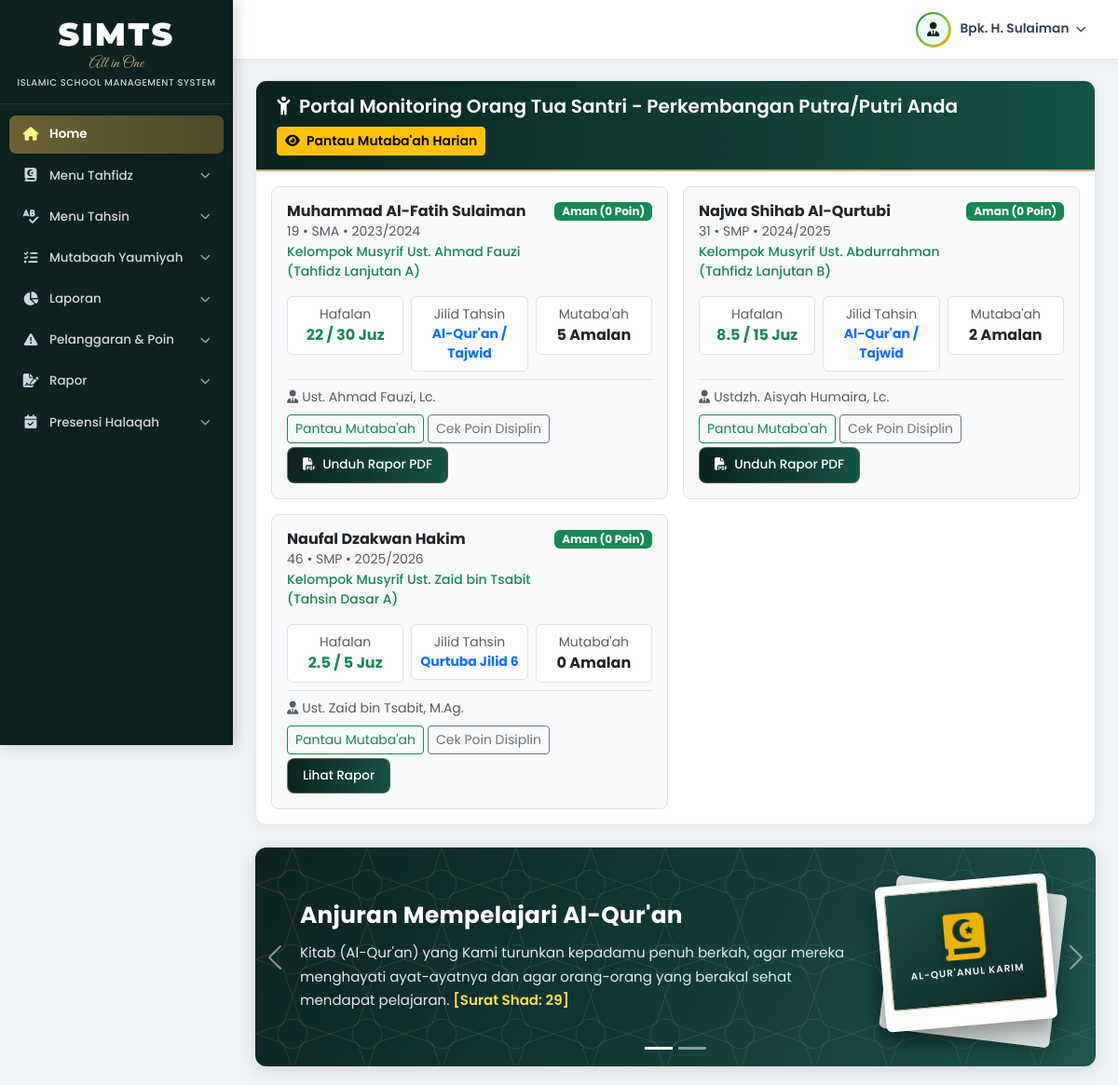
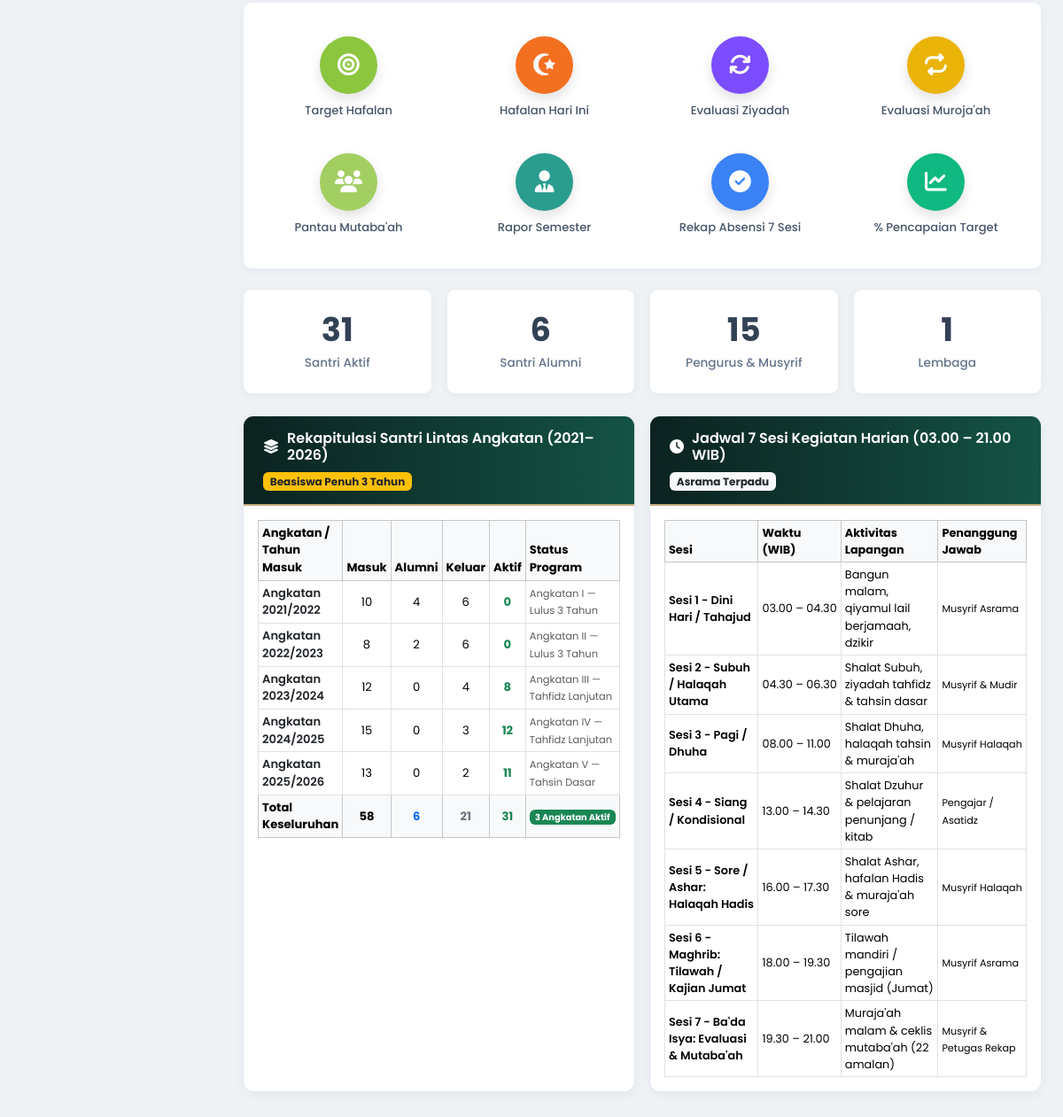
Screenshot of /index.php (signed in) with the database file from the repository (2 pictures, top to bottom).
### tables this page shows
CREATE TABLE `santri` (
  `id` INT AUTO_INCREMENT PRIMARY KEY,
  `id_santri` INT GENERATED ALWAYS AS (`id`) VIRTUAL,
  `nis` VARCHAR(30) NOT NULL UNIQUE,
  `nisn` VARCHAR(30) DEFAULT NULL,
  `nama_santri` VARCHAR(120) NOT NULL,
  `jenis_kelamin` ENUM('L','P') NOT NULL DEFAULT 'L',
  `tempat_lahir` VARCHAR(60) DEFAULT 'Jakarta',
  `tanggal_lahir` DATE DEFAULT '2012-01-01',
  `usia` INT NOT NULL DEFAULT 14,
  `jenjang` ENUM('SMP','SMA') NOT NULL DEFAULT 'SMP',
  `tahun_angkatan` VARCHAR(20) NOT NULL DEFAULT '2025/2026',
  `kategori_halaqah` ENUM('Tahsin Dasar','Tahfidz Lanjutan') NOT NULL DEFAULT 'Tahsin Dasar',
  `kelompok_musyrif` VARCHAR(100) NOT NULL DEFAULT 'Kelompok Musyrif Ust. Zaid bin Tsabit (Tahsin Dasar A)',
  `kelas_program` VARCHAR(50) DEFAULT 'Tahun ke-1 (Tingkat Dasar)',
  `jilid_tahsin` VARCHAR(40) DEFAULT 'Al-Qur''an / Tajwid',
  `target_juz` INT NOT NULL DEFAULT 5,
  `total_hafalan_juz` DECIMAL(4,1) DEFAULT 1.0,
  `halaqah_id` INT DEFAULT 1,
  `pengajar_id` INT DEFAULT 1,
  `id_user_orang_tua` INT DEFAULT 3,
  `nama_orang_tua` VARCHAR(120) DEFAULT NULL,
  `no_hp_orang_tua` VARCHAR(25) DEFAULT NULL,
  `alamat` TEXT DEFAULT NULL,
  `tanggal_masuk` DATE DEFAULT '2025-07-15',
  `status_santri` ENUM('Aktif','Alumni','Keluar') NOT NULL DEFAULT 'Aktif',
  `created_at` TIMESTAMP DEFAULT CURRENT_TIMESTAMP,
  CONSTRAINT `fk_santri_halaqah` FOREIGN KEY (`halaqah_id`) REFERENCES `halaqah`(`id`) ON DELETE SET NULL,
  CONSTRAINT `fk_santri_pengajar` FOREIGN KEY (`pengajar_id`) REFERENCES `pengajar`(`id`) ON DELETE SET NULL,
  CONSTRAINT `fk_santri_ortu` FOREIGN KEY (`id_user_orang_tua`) REFERENCES `users`(`id`) ON DELETE SET NULL
);

CREATE TABLE `halaqah` (
  `id` INT AUTO_INCREMENT PRIMARY KEY,
  `kode_halaqah` VARCHAR(20) NOT NULL UNIQUE,
  `nama_halaqah` VARCHAR(100) NOT NULL,
  `pengajar_id` INT NOT NULL,
  `ruangan` VARCHAR(60) DEFAULT 'Ruang Utama Masjid',
  `target_program` VARCHAR(80) DEFAULT 'Tahfidz Lanjutan',
  `created_at` TIMESTAMP DEFAULT CURRENT_TIMESTAMP,
  CONSTRAINT `fk_halaqah_pengajar` FOREIGN KEY (`pengajar_id`) REFERENCES `pengajar`(`id`) ON DELETE CASCADE
);

CREATE TABLE `pengajar` (
  `id` INT AUTO_INCREMENT PRIMARY KEY,
  `user_id` INT DEFAULT NULL,
  `nip` VARCHAR(30) NOT NULL UNIQUE,
  `nama_pengajar` VARCHAR(120) NOT NULL,
  `jenis_kelamin` ENUM('L','P') NOT NULL DEFAULT 'L',
  `tempat_lahir` VARCHAR(60) DEFAULT NULL,
  `tanggal_lahir` DATE DEFAULT NULL,
  `pendidikan_terakhir` VARCHAR(80) DEFAULT 'S1 Syariah / LIPIA',
  `jumlah_hafalan_juz` INT DEFAULT 30,
  `spesialisasi` VARCHAR(80) DEFAULT 'Musyrif Halaqah Tahfidz (Lanjutan)',
  `no_hp` VARCHAR(25) DEFAULT NULL,
  `alamat` TEXT DEFAULT NULL,
  `tanggal_bergabung` DATE DEFAULT '2021-11-19',
  `status` ENUM('Aktif','Nonaktif') NOT NULL DEFAULT 'Aktif',
  `created_at` TIMESTAMP DEFAULT CURRENT_TIMESTAMP,
  CONSTRAINT `fk_pengajar_user` FOREIGN KEY (`user_id`) REFERENCES `users`(`id`) ON DELETE SET NULL
);

### index.php (the view, shortened to what the rows shown need)
<?php
require_once __DIR__ . '/config/koneksi.php';
$role       = $_SESSION['role'] ?? 'admin';
$user_id    = (int) ($_SESSION['user_id'] ?? 0);
$anak_ortu = [];
if ($role === 'orang_tua') {
    $sql_anak = "SELECT s.*, h.nama_halaqah, p.nama_pengajar,
                        COALESCE((SELECT SUM(poin_saat_itu) FROM pelanggaran_santri ps WHERE ps.santri_id = s.id), 0) AS poin_disiplin,
                        COALESCE((SELECT COUNT(*) FROM mutabaah_santri ms WHERE ms.santri_id = s.id AND ms.status_pelaksanaan='Ya'), 0) AS mutabaah_ya,
                        (SELECT id FROM rapor_semester r WHERE r.santri_id = s.id AND r.status_publikasi='Terbit' ORDER BY r.id DESC LIMIT 1) AS id_rapor
                 FROM santri s
                 LEFT JOIN halaqah h ON s.halaqah_id = h.id
                 LEFT JOIN pengajar p ON s.pengajar_id = p.id
                 WHERE s.id_user_orang_tua = $user_id AND s.status_santri = 'Aktif'
                 ORDER BY s.id ASC LIMIT 6";
    $res_anak = mysqli_query($conn, $sql_anak);
    while ($a = mysqli_fetch_assoc($res_anak)) {
        $anak_ortu[] = $a;
    }
}
include __DIR__ . '/includes/header.php';
include __DIR__ . '/includes/sidebar.php';
?>
<?php if ($role === 'orang_tua' && !empty($anak_ortu)): ?>
<div class="card-siata mb-4">
    <div class="p-3">
        <div class="row g-3">
            <?php foreach ($anak_ortu as $ank): ?>
            <?php
                $poin = (int) $ank['poin_disiplin'];
                $st_dis = $poin >= 50 ? ['Kartu Merah / Evaluasi Beasiswa', 'bg-danger']
                        : ($poin >= 30 ? ['Kartu Kuning / SP-1', 'bg-warning text-dark']
                        : ($poin >= 15 ? ['Teguran Lisan', 'bg-info text-dark']
                        : ['Aman', 'bg-success']));
            ?>
            <div class="col-md-6">
                <div class="p-3 rounded-3 border bg-light h-100">
                    <div class="d-flex justify-content-between align-items-start mb-2 gap-2">
                        <div>
                            <h6 class="fw-bold text-dark mb-0"><?= e($ank['nama_santri']) ?></h6>
                            <small class="text-muted">
                                <?= e($ank['nis']) ?> &bull; <?= e($ank['jenjang'] ?? 'SMP') ?> &bull; <?= e($ank['tahun_angkatan'] ?? '-') ?>
                            </small>
                            <div class="small text-success fw-medium"><?= e($ank['nama_halaqah'] ?? '-') ?></div>
                        </div>
                        <span class="badge <?= $st_dis[1] ?>"><?= $st_dis[0] ?> (<?= $poin ?> Poin)</span>
                    </div>
                    <div class="row g-2 text-center my-2">
                        <div class="col-4">
                            <div class="p-2 bg-white rounded border">
                                <div class="small text-muted">Hafalan</div>
                                <div class="fw-bold text-success"><?= (float) $ank['total_hafalan_juz'] ?> / <?= (int) $ank['target_juz'] ?> Juz</div>
                            </div>
                        </div>
                        <div class="col-4">
                            <div class="p-2 bg-white rounded border">
                                <div class="small text-muted">Jilid Tahsin</div>
                                <div class="fw-bold text-primary small"><?= e($ank['jilid_tahsin']) ?></div>
                            </div>
                        </div>
                        <div class="col-4">
                            <div class="p-2 bg-white rounded border">
                                <div class="small text-muted">Mutaba'ah</div>
                                <div class="fw-bold text-dark"><?= (int) $ank['mutabaah_ya'] ?> Amalan</div>
                            </div>
                        </div>
                    </div>
                    <div class="d-flex justify-content-between align-items-center mt-2 pt-2 border-top flex-wrap gap-2">
                        <small class="text-muted"><i class="fa-solid fa-user-tie me-1"></i><?= e($ank['nama_pengajar'] ?? '-') ?></small>
                        <div class="d-flex gap-1 flex-wrap">
                            <a href="modules/mutabaah/mutabaah_santri.php?tab=rekap&santri_id=<?= (int) $ank['id'] ?>" class="btn btn-outline-success btn-sm">Pantau Mutaba'ah</a>
                            <a href="modules/pelanggaran/pelanggaran_rekap.php" class="btn btn-outline-secondary btn-sm">Cek Poin Disiplin</a>
                            <?php if (!empty($ank['id_rapor'])): ?>
                            <a href="modules/rapor/cetak_rapor.php?id=<?= (int) $ank['id_rapor'] ?>" target="_blank" class="btn btn-siata btn-sm">
                                <i class="fa-solid fa-file-pdf me-1"></i> Unduh Rapor PDF
                            </a>
                            <?php else: ?>
                            <a href="modules/rapor/rapor.php" class="btn btn-siata btn-sm">Lihat Rapor</a>
                            <?php endif; ?>
                        </div>
                    </div>
                </div>
            </div>
            <?php endforeach; ?>
        </div>
    </div>
</div>
<?php endif; ?>
<div id="bannerQuranCarousel" class="carousel slide siata-banner-carousel" data-bs-ride="carousel" data-bs-interval="6000">
    <div class="carousel-inner">
        <div class="carousel-item active">
            <div class="siata-slide-item">
                <div class="siata-slide-content">
                    <div class="row align-items-center">
                        <div class="col-md-8 col-lg-9">
                            <h2 class="banner-title">Anjuran Mempelajari Al-Qur'an</h2>
                        </div>
                    </div>
                </div>
            </div>
        </div>
    </div>
</div>
<div class="row g-3">
    <div class="col-lg-6">
        <div class="card-siata h-100 mb-0">
            <div class="p-3 table-responsive">
                <table class="table table-sm table-hover table-bordered align-middle mb-0" style="font-size:0.82rem;">
                    <thead class="table-light">
                        <tr>
                            <th>Angkatan / Tahun Masuk</th>
                            <th class="text-center">Masuk</th>
                            <th class="text-center">Alumni</th>
                            <th class="text-center">Keluar</th>
                            <th class="text-center">Aktif</th>
                            <th>Status Program</th>
                        </tr>
                    </thead>
                </table>
            </div>
        </div>
    </div>
    <div class="col-lg-6">
        <div class="card-siata h-100 mb-0">
            <div class="p-3 table-responsive">
                <table class="table table-sm table-hover table-bordered align-middle mb-0" style="font-size:0.8rem;">
                    <thead class="table-light">
                        <tr>
                            <th>Sesi</th>
                            <th>Waktu (WIB)</th>
                            <th>Aktivitas Lapangan</th>
                            <th>Penanggung Jawab</th>
                        </tr>
                    </thead>
                </table>
            </div>
        </div>
    </div>
</div>
<?php include __DIR__ . '/includes/footer.php'; ?>

### rows the page displays
santri: nama_santri "Muhammad Al-Fatih Sulaiman", nis "19", jenjang "SMA", tahun_angkatan "2023/2024", halaqah.nama_halaqah "Kelompok Musyrif Ust. Ahmad Fauzi (Tahfidz Lanjutan A)", st_dis "Aman", poin "0", total_hafalan_juz "22", target_juz "30", jilid_tahsin "Al-Qur'an / Tajwid", mutabaah_ya "5", pengajar.nama_pengajar "Ust. Ahmad Fauzi, Lc."
santri: nama_santri "Najwa Shihab Al-Qurtubi", nis "31", jenjang "SMP", tahun_angkatan "2024/2025", halaqah.nama_halaqah "Kelompok Musyrif Ust. Abdurrahman (Tahfidz Lanjutan B)", st_dis "Aman", poin "0", total_hafalan_juz "8.5", target_juz "15", jilid_tahsin "Al-Qur'an / Tajwid", mutabaah_ya "2", pengajar.nama_pengajar "Ustdzh. Aisyah Humaira, Lc."
santri: nama_santri "Naufal Dzakwan Hakim", nis "46", jenjang "SMP", tahun_angkatan "2025/2026", halaqah.nama_halaqah "Kelompok Musyrif Ust. Zaid bin Tsabit (Tahsin Dasar A)", st_dis "Aman", poin "0", total_hafalan_juz "2.5", target_juz "5", jilid_tahsin "Qurtuba Jilid 6", mutabaah_ya "0", pengajar.nama_pengajar "Ust. Zaid bin Tsabit, M.Ag.", shows "Lihat Rapor"

### other values shown
$topbar_user_label "Bpk. H. Sulaiman"
$jml_santri_aktif "31"
$jml_santri_alumni "6"
$jml_asatidzah "15"
$jml_lembaga "1"
$rk['tahun_angkatan'] "2021/2022"
$rk['jml_masuk'] "10"
$rk['jml_alumni'] "4"
$rk['jml_keluar'] "6"
$rk['jml_aktif'] "0"
$ket_prog "Angkatan I — Lulus 3 Tahun"
$rk['tahun_angkatan'] "2022/2023"
$rk['jml_masuk'] "8"
$rk['jml_alumni'] "2"
$ket_prog "Angkatan II — Lulus 3 Tahun"
